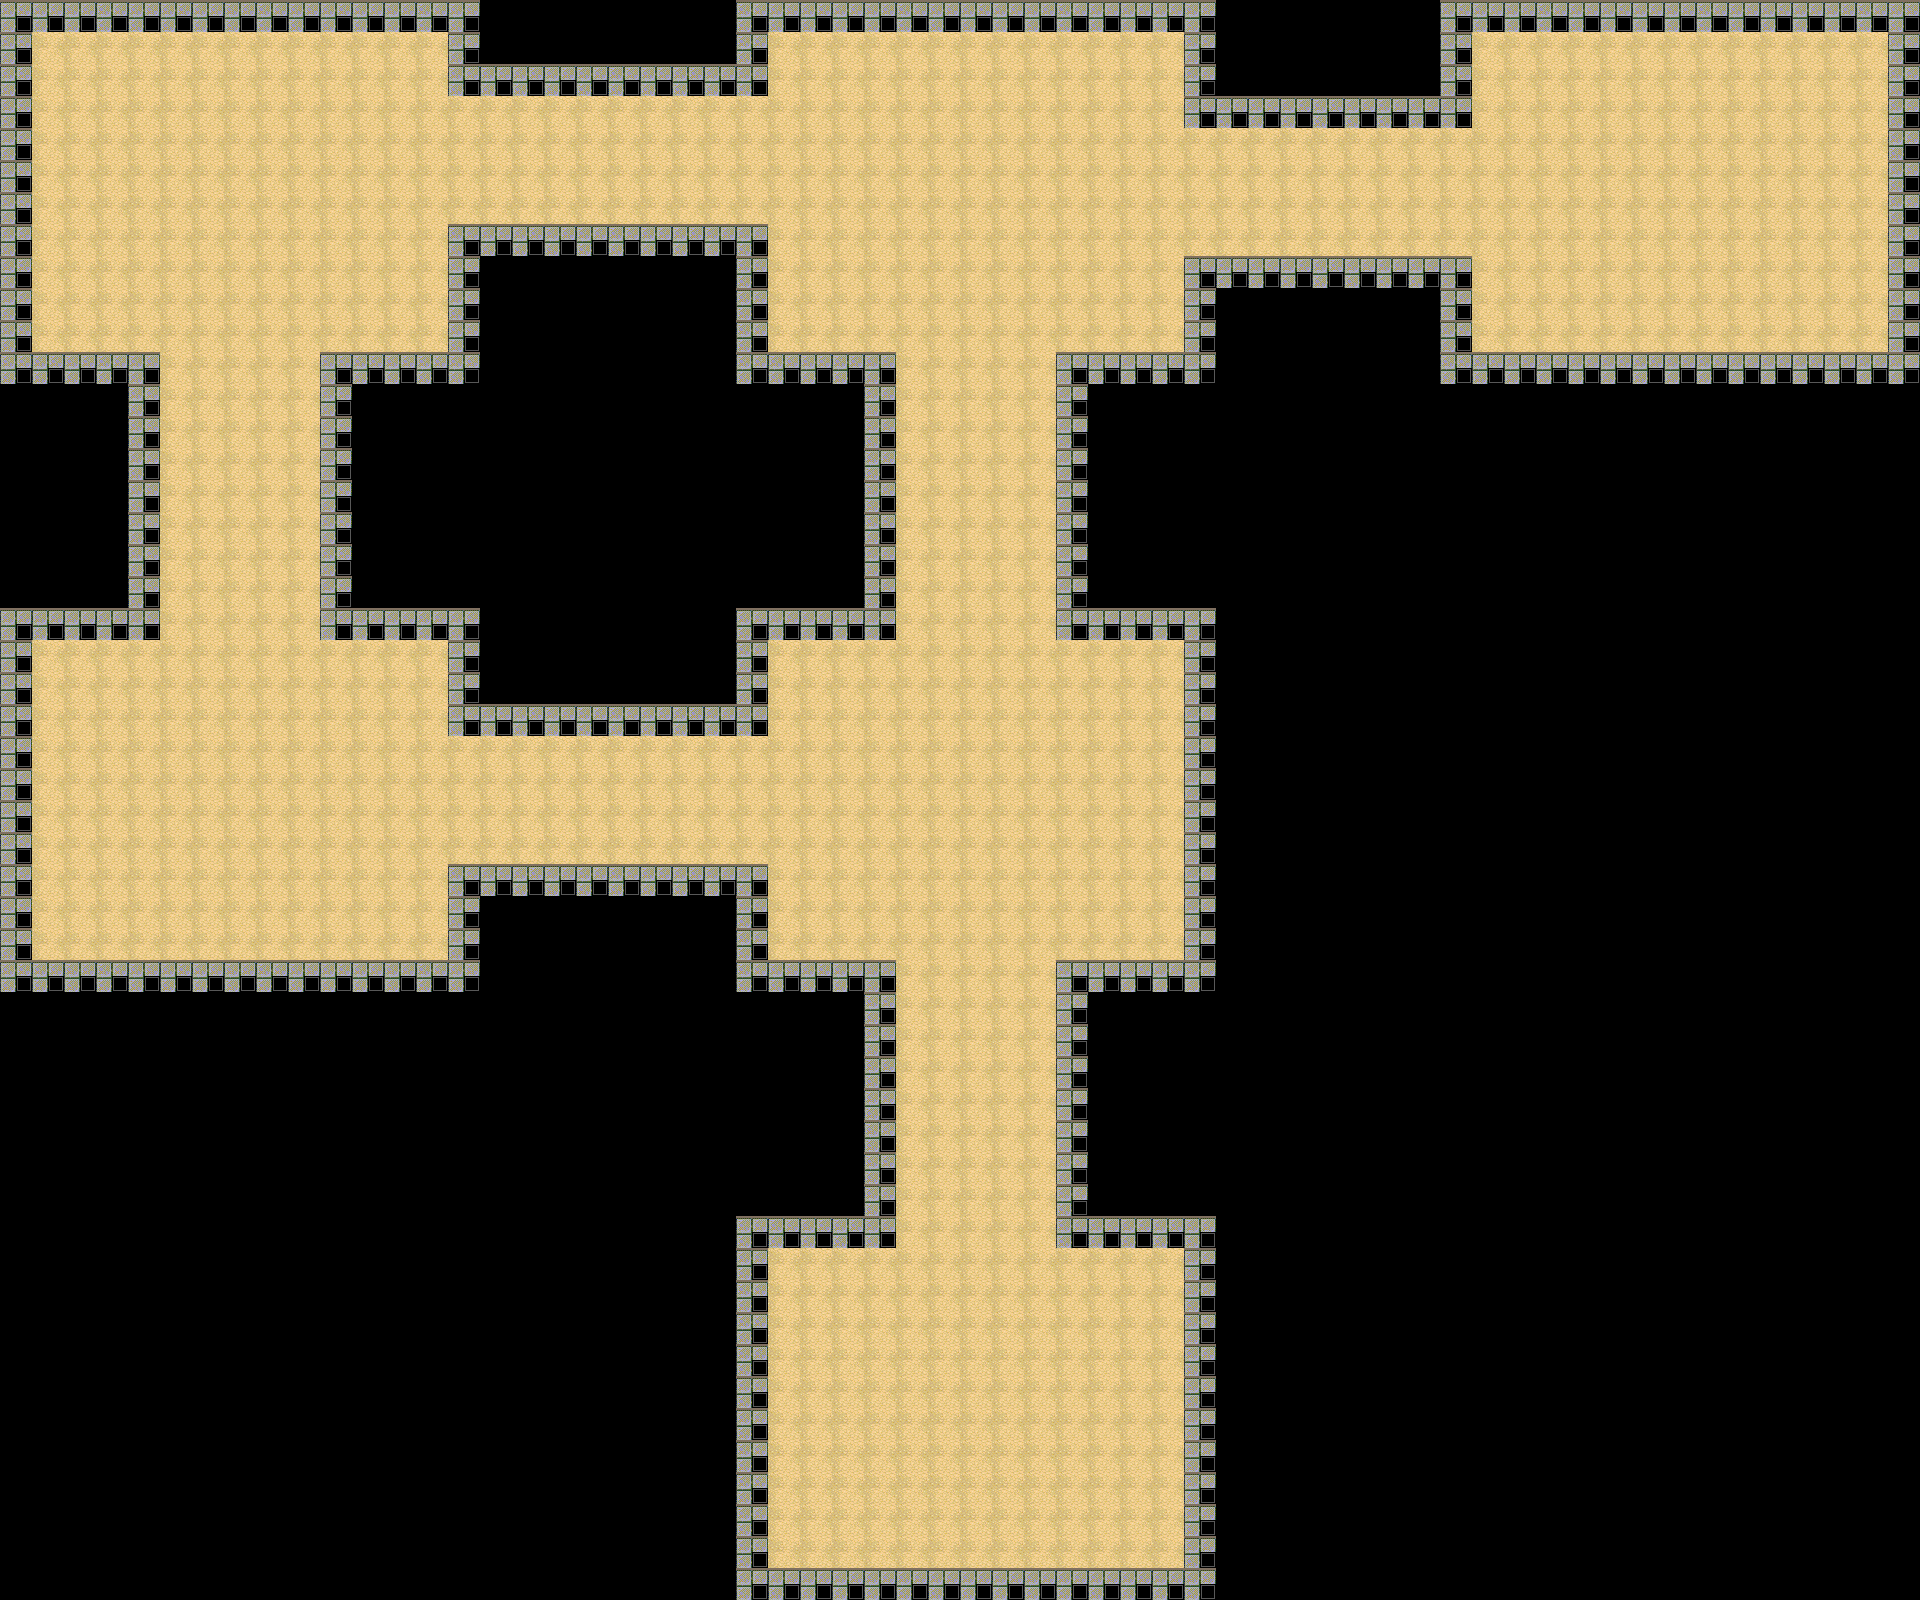

A level layout from a 2D game, rendered from its tile map. Below: a short description, then the map file with tile-grid data replaced by summaries:
An orthogonal 60x50 tile map with 32x32 px tiles, 2 tile layers (ground, collidable) and 1 object (player).

<map version="1.2" tiledversion="1.3.4" orientation="orthogonal" renderorder="right-down" width="60" height="50" tilewidth="32" tileheight="32" infinite="0" nextlayerid="5" nextobjectid="2">
 <tileset firstgid="1" source="地图2.tsx" />
 <layer id="1" name="ground" width="60" height="50">
  <data>[3000 cells, 1365 non-empty, 2 distinct tile ids]</data>
 </layer>
 <layer id="3" name="collidable" width="60" height="50">
  <data>[3000 cells, 334 non-empty, 1 distinct tile ids]</data>
 </layer>
 <objectgroup id="4" name="obj">
  <object id="1" name="player" x="237.107" y="199.471">
   <point />
  </object>
 </objectgroup>
</map>
